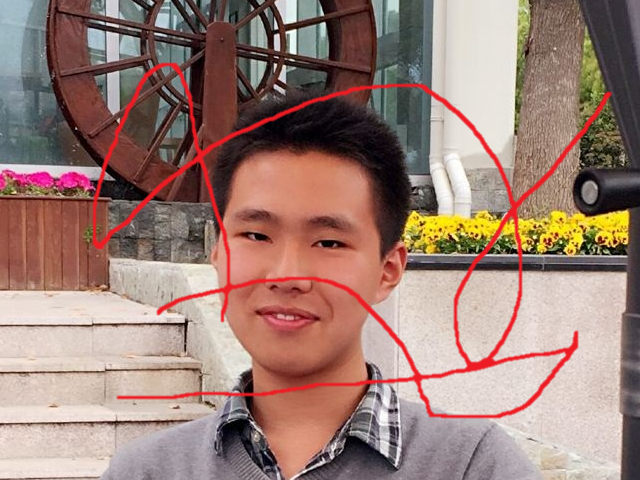
%> input picture dataset/images/zouyikai.png, 640 x 480 px
$ octave --eval "demo_inpainting;"   (GNU Octave 9; MATLAB toolbox functions it lacks are replaced by stand-ins)
%> lines starting %> are read from the running program, lines starting %| are printed output that depends on the picture; in (x1, y1, x2, y2) boxes, pixels count from 0 and x2, y2 are one past the last pixel; in counts of white or black regions, pixels touching at a corner belong together; the program's own positions count from 1
function demo_inpainting

  img = double(imread('../dataset/images/zouyikai.png'));
  mask = logical(imread('../dataset/images/zouyikai_mask.png'));
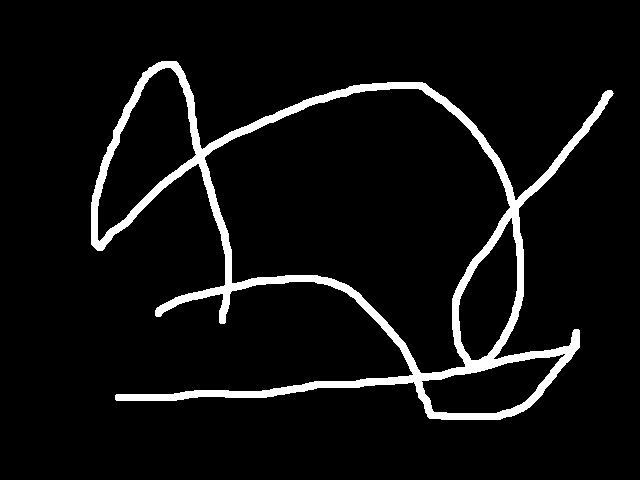
%> input picture dataset/images/zouyikai_mask.png, 640 x 480 px
%> mask: size 480x640 logical; 6.2% white; 1 white region, box (x1, y1, x2, y2) and area: (91, 61, 614, 420) 19116

  sc = 1/3;
  img = imresize(img, sc, 'nearest'); mask = imresize(mask, sc, 'nearest');
%> after `img = imresize(img, sc, 'nearest')`:
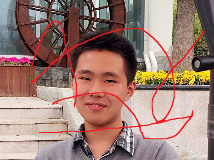
%> img: size 160x214x3 double; mean R, G, B 156.9, 127.8, 118.5
%> after `mask = imresize(mask, sc, 'nearest')`:
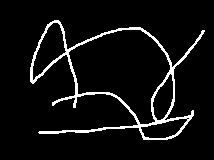
%> mask: size 160x214 logical; 6.3% white in thin lines or dots, all inside (x1, y1, x2, y2) = (30, 20, 205, 140)

%> (the run ends here)
